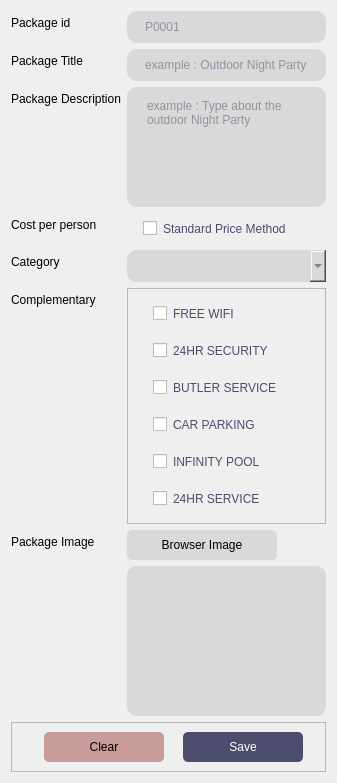
                          <widget class="QWidget" name="scrollAreaWidgetContents_4">
                           <property name="geometry">
                            <rect>
                             <x>0</x>
                             <y>0</y>
                             <width>337</width>
                             <height>783</height>
                            </rect>
                           </property>
                           <layout class="QVBoxLayout" name="verticalLayout_16">
                            <item>
                             <layout class="QFormLayout" name="formLayout">
                              <item row="0" column="0">
                               <widget class="QLabel" name="label_12">
                                <property name="text">
                                 <string>Package id</string>
                                </property>
                               </widget>
                              </item>
                              <item row="0" column="1">
                               <widget class="QLineEdit" name="txt_p_id">
                                <property name="styleSheet">
                                 <string notr="true">QLineEdit{
    background-color: #D9D9D9;
	font: 10pt &quot;SF Pro Display&quot;;
    color: #4C4C6C;
    border: none;
    border-radius: 10px;
    padding: 8px 16px; 
	text-align: left;
}</string>
                                </property>
                                <property name="placeholderText">
                                 <string>P0001</string>
                                </property>
                               </widget>
                              </item>
                              <item row="1" column="0">
                               <widget class="QLabel" name="label_13">
                                <property name="text">
                                 <string>Package Title</string>
                                </property>
                               </widget>
                              </item>
                              <item row="1" column="1">
                               <widget class="QLineEdit" name="txt_p_title">
                                <property name="styleSheet">
                                 <string notr="true">QLineEdit{
    background-color: #D9D9D9;
	font: 10pt &quot;SF Pro Display&quot;;
    color: #4C4C6C;
    border: none;
    border-radius: 10px;
    padding: 8px 16px; 
	text-align: left;
}</string>
                                </property>
                                <property name="placeholderText">
                                 <string>example : Outdoor Night Party</string>
                                </property>
                               </widget>
                              </item>
                              <item row="2" column="0">
                               <widget class="QLabel" name="label_14">
                                <property name="text">
                                 <string>Package Description</string>
                                </property>
                               </widget>
                              </item>
                              <item row="2" column="1">
                               <widget class="QTextEdit" name="txt_p_description">
                                <property name="styleSheet">
                                 <string notr="true">QTextEdit{
    background-color: #D9D9D9;
	font: 10pt &quot;SF Pro Display&quot;;
    color: #4C4C6C;
    border: none;
    border-radius: 10px;
    padding: 8px 16px; 
	text-align: left;
}</string>
                                </property>
                                <property name="placeholderText">
                                 <string>example : Type about the outdoor Night Party</string>
                                </property>
                               </widget>
                              </item>
                              <item row="3" column="0">
                               <widget class="QLabel" name="label_15">
                                <property name="text">
                                 <string>Cost per person</string>
                                </property>
                               </widget>
                              </item>
                              <item row="3" column="1">
                               <widget class="QCheckBox" name="chk_price">
                                <property name="styleSheet">
                                 <string notr="true">QCheckBox{
    background-color: none;
	font: 10pt &quot;SF Pro Display&quot;;
    color: #4C4C6C;
    border: none;
    border-radius: 10px;
    padding: 8px 16px; 
	text-align: left;
}</string>
                                </property>
                                <property name="text">
                                 <string>Standard Price Method</string>
                                </property>
                               </widget>
                              </item>
                              <item row="4" column="0">
                               <widget class="QLabel" name="label_16">
                                <property name="text">
                                 <string>Category</string>
                                </property>
                               </widget>
                              </item>
                              <item row="4" column="1">
                               <widget class="QComboBox" name="cmb_category">
                                <property name="styleSheet">
                                 <string notr="true">QComboBox{
    background-color: #D9D9D9;
	font: 10pt &quot;SF Pro Display&quot;;
    color: #4C4C6C;
    border: none;
    border-radius: 10px;
    padding: 8px 16px; 
	text-align: left;
}</string>
                                </property>
                               </widget>
                              </item>
                              <item row="5" column="0">
                               <widget class="QLabel" name="label_17">
                                <property name="text">
                                 <string>Complementary</string>
                                </property>
                               </widget>
                              </item>
                              <item row="5" column="1">
                               <widget class="QFrame" name="frame_16">
                                <property name="styleSheet">
                                 <string notr="true">QCheckBox{
    background-color: none;
	font: 10pt &quot;SF Pro Display&quot;;
    color: #4C4C6C;
    border: none;
    border-radius: 10px;
    padding: 8px 16px; 
	text-align: left;
}</string>
                                </property>
                                <property name="frameShape">
                                 <enum>QFrame::StyledPanel</enum>
                                </property>
                                <property name="frameShadow">
                                 <enum>QFrame::Raised</enum>
                                </property>
                                <layout class="QVBoxLayout" name="verticalLayout_18">
                                 <item>
                                  <widget class="QCheckBox" name="chk_com_wifi">
                                   <property name="text">
                                    <string>FREE WIFI</string>
                                   </property>
                                  </widget>
                                 </item>
                                 <item>
                                  <widget class="QCheckBox" name="chk_com_security">
                                   <property name="text">
                                    <string>24HR SECURITY</string>
                                   </property>
                                  </widget>
                                 </item>
                                 <item>
                                  <widget class="QCheckBox" name="chk_com_butler_service">
                                   <property name="text">
                                    <string>BUTLER SERVICE</string>
                                   </property>
                                  </widget>
                                 </item>
                                 <item>
                                  <widget class="QCheckBox" name="chk_com_car">
                                   <property name="text">
                                    <string>CAR PARKING</string>
                                   </property>
                                  </widget>
                                 </item>
                                 <item>
                                  <widget class="QCheckBox" name="chk_com_pool">
                                   <property name="text">
                                    <string>INFINITY POOL</string>
                                   </property>
                                  </widget>
                                 </item>
                                 <item>
                                  <widget class="QCheckBox" name="chk_com_24hr_service">
                                   <property name="text">
                                    <string>24HR SERVICE </string>
                                   </property>
                                  </widget>
                                 </item>
                                </layout>
                               </widget>
                              </item>
                              <item row="6" column="0">
                               <widget class="QLabel" name="label_18">
                                <property name="text">
                                 <string>Package Image</string>
                                </property>
                               </widget>
                              </item>
                              <item row="8" column="1">
                               <widget class="QLabel" name="lbl_display_img">
                                <property name="minimumSize">
                                 <size>
                                  <width>0</width>
                                  <height>150</height>
                                 </size>
                                </property>
                                <property name="styleSheet">
                                 <string notr="true">QLabel{
    background-color: #D9D9D9;
	font: 10pt &quot;SF Pro Display&quot;;
    color: #4C4C6C;
    border: none;
    border-radius: 10px;
    padding: 8px 16px; 
	text-align: left;
}</string>
                                </property>
                                <property name="text">
                                 <string/>
                                </property>
                               </widget>
                              </item>
                              <item row="6" column="1">
                               <widget class="QPushButton" name="btn_browser_img">
                                <property name="maximumSize">
                                 <size>
                                  <width>150</width>
                                  <height>16777215</height>
                                 </size>
                                </property>
                                <property name="styleSheet">
                                 <string notr="true">/* Default button style */
QPushButton {
    background-color: #D9D9D9;
	font: 10pt &quot;SF Pro Display&quot;;
    color: #00000;
    border: none;
    border-radius: 5px;
    padding: 8px 16px; 

}

/* Button style on hover */
QPushButton:hover {
 background-color: #46464b;
	color: #ffffff;
	font-weight: bold;
}

/* Button style when pressed */
QPushButton:pressed {
    background-color: #AE544F;
 	color: #FFFFFF;
}

QPushButton:checked {
	background-color: #AE544F;
 	color: #FFFFFF;
}</string>
                                </property>
                                <property name="text">
                                 <string>Browser Image</string>
                                </property>
                               </widget>
                              </item>
                             </layout>
                            </item>
                            <item>
                             <widget class="QFrame" name="frame_17">
                              <property name="frameShape">
                               <enum>QFrame::StyledPanel</enum>
                              </property>
                              <property name="frameShadow">
                               <enum>QFrame::Raised</enum>
                              </property>
                              <layout class="QHBoxLayout" name="horizontalLayout_8">
                               <item>
                                <spacer name="horizontalSpacer_5">
                                 <property name="orientation">
                                  <enum>Qt::Horizontal</enum>
                                 </property>
                                 <property name="sizeHint" stdset="0">
                                  <size>
                                   <width>23</width>
                                   <height>20</height>
                                  </size>
                                 </property>
                                </spacer>
                               </item>
                               <item>
                                <widget class="QPushButton" name="btn_clear">
                                 <property name="sizePolicy">
                                  <sizepolicy hsizetype="Expanding" vsizetype="Fixed">
                                   <horstretch>0</horstretch>
                                   <verstretch>0</verstretch>
                                  </sizepolicy>
                                 </property>
                                 <property name="minimumSize">
                                  <size>
                                   <width>120</width>
                                   <height>0</height>
                                  </size>
                                 </property>
                                 <property name="styleSheet">
                                  <string notr="true">/* Default button style */
QPushButton {
    background-color: #C79C99;
	font: 10pt &quot;SF Pro Display&quot;;
    color: #00000;
    border: none;
    border-radius: 5px;
    padding: 8px 16px; 

}

/* Button style on hover */
QPushButton:hover {
 background-color: #46464b;
	color: #ffffff;
	font-weight: bold;
}

/* Button style when pressed */
QPushButton:pressed {
    background-color: #AE544F;
 	color: #FFFFFF;
}

QPushButton:checked {
	background-color: #AE544F;
 	color: #FFFFFF;
}</string>
                                 </property>
                                 <property name="text">
                                  <string>Clear</string>
                                 </property>
                                </widget>
                               </item>
                               <item>
                                <spacer name="horizontalSpacer_4">
                                 <property name="orientation">
                                  <enum>Qt::Horizontal</enum>
                                 </property>
                                 <property name="sizeHint" stdset="0">
                                  <size>
                                   <width>2</width>
                                   <height>20</height>
                                  </size>
                                 </property>
                                </spacer>
                               </item>
                               <item>
                                <widget class="QPushButton" name="btn_save_package">
                                 <property name="sizePolicy">
                                  <sizepolicy hsizetype="Preferred" vsizetype="Fixed">
                                   <horstretch>0</horstretch>
                                   <verstretch>0</verstretch>
                                  </sizepolicy>
                                 </property>
                                 <property name="minimumSize">
                                  <size>
                                   <width>120</width>
                                   <height>0</height>
                                  </size>
                                 </property>
                                 <property name="styleSheet">
                                  <string notr="true">/* Default button style */
QPushButton {
    background-color: #4C4C6C;
	font: 10pt &quot;SF Pro Display&quot;;
    color: #ffffff;
    border: none;
    border-radius: 5px;
    padding: 8px 16px; 



}

/* Button style on hover */
QPushButton:hover {
 background-color: #46464b;
	color: #ffffff;
	font-weight: bold;
}

/* Button style when pressed */
QPushButton:pressed {
    background-color: #AE544F;
 	color: #FFFFFF;
}

QPushButton:checked {
	background-color: #AE544F;
 	color: #FFFFFF;
}</string>
                                 </property>
                                 <property name="text">
                                  <string>Save</string>
                                 </property>
                                </widget>
                               </item>
                               <item>
                                <spacer name="horizontalSpacer_6">
                                 <property name="orientation">
                                  <enum>Qt::Horizontal</enum>
                                 </property>
                                 <property name="sizeHint" stdset="0">
                                  <size>
                                   <width>1</width>
                                   <height>20</height>
                                  </size>
                                 </property>
                                </spacer>
                               </item>
                              </layout>
                             </widget>
                            </item>
                           </layout>
                          </widget>
